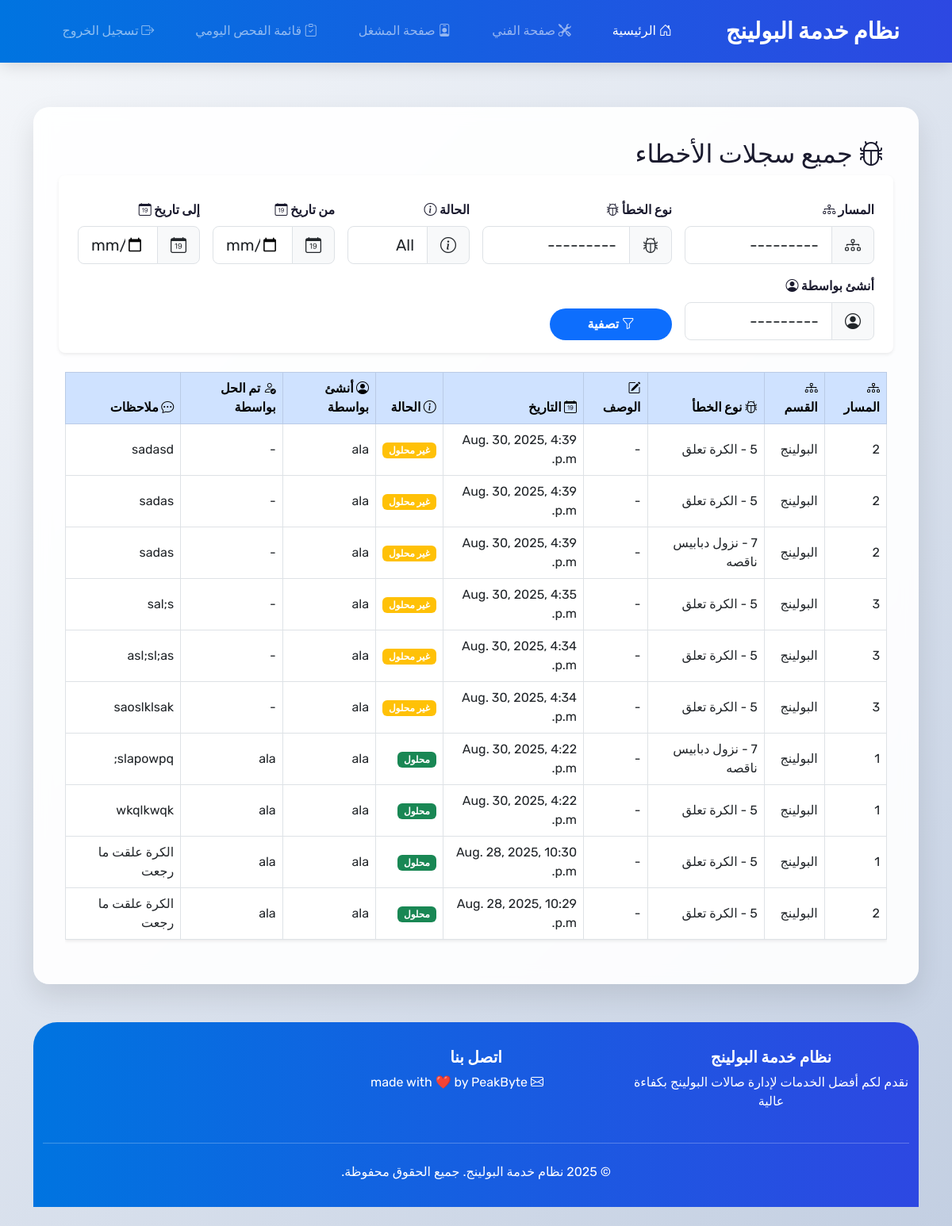
The app's page /app2/all_error_logs/ (signed in) with its own data.
### app1/models.py (models this page shows, shortened)
class ErrorLog(models.Model):
    lane = models.ForeignKey(Lane, on_delete=models.CASCADE)
    error = models.ForeignKey(Error, on_delete=models.CASCADE)
    date = models.DateField(auto_now_add=True)
    time = models.TimeField(auto_now_add=True)
    notes = models.TextField(blank=True, null=True)
    is_resolved = models.BooleanField(default=False)
    resolved_by = models.ForeignKey(User, on_delete=models.CASCADE, related_name='errors_resolved', blank=True, null=True)
    created_by = models.ForeignKey(User, on_delete=models.CASCADE, related_name='error_logs')
    created_at = models.DateTimeField(auto_now_add=True)
    updated_at = models.DateTimeField(auto_now=True)

class Lane(models.Model):
    section = models.ForeignKey(Section, on_delete=models.CASCADE)
    number = models.IntegerField()
    created_at = models.DateTimeField(auto_now_add=True)
    updated_at = models.DateTimeField(auto_now=True)
    def __str__(self):
        return f"Lane {self.number} in {self.section.name}"

class Section(models.Model):
    name = models.CharField(max_length=100)

class Error(models.Model):
    number = models.CharField(max_length=10)
    description = models.CharField(max_length=100)
    created_at = models.DateTimeField(auto_now_add=True)
    updated_at = models.DateTimeField(auto_now=True)
    def __str__(self):
        return f"Error {self.number}: {self.description}"

### app2/views.py (the view, shortened to what this page needs)
# urls.py: path('all_error_logs/', views.all_error_logs, name='all_error_logs'),
@login_required
def all_error_logs(request):
    from .forms import ErrorLogFilterForm
    if not maintenance_role(request):
        return redirect('home_genaric')
    form = ErrorLogFilterForm(request.GET or None)
    error_logs = ErrorLog.objects.all().order_by('-created_at')
    return render(request, 'all_error_logs.html', {'error_logs': error_logs, 'form': form})

### app2/forms.py
class ErrorLogFilterForm(forms.Form):
    lane = forms.ModelChoiceField(queryset=Lane.objects.all(), required=False, label='Lane', widget=forms.Select(attrs={'class': 'form-control'}))
    error = forms.ModelChoiceField(queryset=Error.objects.all(), required=False, label='Error Type', widget=forms.Select(attrs={'class': 'form-control'}))
    is_resolved = forms.ChoiceField(choices=[('', 'All'), ('True', 'Resolved'), ('False', 'Unresolved')], required=False, label='Status', widget=forms.Select(attrs={'class': 'form-control'}))
    date_from = forms.DateField(required=False, widget=forms.DateInput(attrs={'type': 'date', 'class': 'form-control'}), label='Date From')
    date_to = forms.DateField(required=False, widget=forms.DateInput(attrs={'type': 'date', 'class': 'form-control'}), label='Date To')
    created_by = forms.ModelChoiceField(queryset=User.objects.all(), required=False, label='Created By',  widget=forms.Select(attrs={'class': 'form-control'}))

### auth_management/permission.py (called while the page is built)
@login_required
def maintenance_role(request):
    print(request.META.get('HTTP_REFERER') and '/auth/login/' in request.META.get('HTTP_REFERER'))
    if request.user.groups.filter(name='Admin').exists() or request.user.groups.filter(name='Maintenance').exists():
        return True
    else:
        return False

### app2/templates/all_error_logs.html
{% extends 'base.html' %}
{% block content %}
<div dir="rtl">
<h2 class="wow mb-4"><i class="bi bi-bug me-1"></i> جميع سجلات الأخطاء</h2>
<form method="get" class="row g-3 p-3 bg-white rounded-3 shadow-sm align-items-end mb-4" style="max-width: 1100px;">
    <div class="col-12 col-md-3">
        <label class="form-label fw-bold mb-2">المسار <i class="bi bi-diagram-3 ms-1"></i></label>
        <div class="input-group input-group-lg flex-row-reverse">
            {{ form.lane }}
            <span class="input-group-text bg-light"><i class="bi bi-diagram-3"></i></span>
        </div>
    </div>
    <div class="col-12 col-md-3">
        <label class="form-label fw-bold mb-2">نوع الخطأ <i class="bi bi-bug ms-1"></i></label>
        <div class="input-group input-group-lg flex-row-reverse">
            {{ form.error }}
            <span class="input-group-text bg-light"><i class="bi bi-bug"></i></span>
        </div>
    </div>
    <div class="col-6 col-md-2">
        <label class="form-label fw-bold mb-2">الحالة <i class="bi bi-info-circle ms-1"></i></label>
        <div class="input-group input-group-lg flex-row-reverse">
            {{ form.is_resolved }}
            <span class="input-group-text bg-light"><i class="bi bi-info-circle"></i></span>
        </div>
    </div>
    <div class="col-6 col-md-2">
        <label class="form-label fw-bold mb-2">من تاريخ <i class="bi bi-calendar-date ms-1"></i></label>
        <div class="input-group input-group-lg flex-row-reverse">
            {{ form.date_from }}
            <span class="input-group-text bg-light"><i class="bi bi-calendar-date"></i></span>
        </div>
    </div>
    <div class="col-6 col-md-2">
        <label class="form-label fw-bold mb-2">إلى تاريخ <i class="bi bi-calendar-date ms-1"></i></label>
        <div class="input-group input-group-lg flex-row-reverse">
            {{ form.date_to }}
            <span class="input-group-text bg-light"><i class="bi bi-calendar-date"></i></span>
        </div>
    </div>
    <div class="col-12 col-md-3">
        <label class="form-label fw-bold mb-2">أنشئ بواسطة <i class="bi bi-person-circle ms-1"></i></label>
        <div class="input-group input-group-lg flex-row-reverse">
            {{ form.created_by }}
            <span class="input-group-text bg-light"><i class="bi bi-person-circle"></i></span>
        </div>
    </div>
    <div class="col-12 col-md-2 d-grid">
        <button type="submit" class="btn btn-primary fw-bold py-2"><i class="bi bi-funnel"></i> تصفية</button>
    </div>
</form>
{% if error_logs %}
    <div class="table-responsive">
        <table class="table table-bordered table-hover align-middle bg-white shadow-sm">
            <thead class="table-primary">
                <tr>
                    <th scope="col"><i class="bi bi-diagram-3"></i> المسار</th>
                    <th scope="col"><i class="bi bi-diagram-3"></i> القسم</th>
                    <th scope="col"><i class="bi bi-bug"></i> نوع الخطأ</th>
                    <th scope="col"><i class="bi bi-pencil-square"></i> الوصف</th>
                    <th scope="col"><i class="bi bi-calendar-date"></i> التاريخ</th>
                    <th scope="col"><i class="bi bi-info-circle"></i> الحالة</th>
                    <th scope="col"><i class="bi bi-person-circle"></i> أنشئ بواسطة</th>
                    <th scope="col"><i class="bi bi-person-check"></i> تم الحل بواسطة</th>
                    <th scope="col"><i class="bi bi-chat-dots"></i> ملاحظات</th>
                </tr>
            </thead>
            <tbody>
                {% for log in error_logs %}
                <tr>
                    <td>{{ log.lane.number }}</td>
                    <td>{{ log.lane.section.name }}</td>
                    <td>{{ log.error.number }} - {{ log.error.description }}</td>
                    <td>{{ log.description|default:"-" }}</td>
                    <td>{{ log.created_at }}</td>
                    <td>
                        <span class="badge {% if log.is_resolved %}bg-success{% else %}bg-warning{% endif %}">{{ log.is_resolved|yesno:"محلول,غير محلول" }}</span>
                    </td>
                    <td>{{ log.created_by.username|default:"-" }}</td>
                    <td>{% if log.is_resolved %}{{ log.resolved_by.username|default:"-" }}{% else %}-{% endif %}</td>
                    <td>{{ log.notes|default:"لا توجد ملاحظات" }}</td>
                </tr>
                {% endfor %}
            </tbody>
        </table>
    </div>
{% else %}
    <div class="alert alert-info mt-4 text-center"><i class="bi bi-info-circle me-1"></i> لم يتم العثور على سجلات أخطاء.</div>
{% endif %}
{% endblock %}

### records on screen
ErrorLog: lane.number "2", lane.section.name "البولينج", error.description "الكرة تعلق", description "-", created_at "Aug. 30, 2025, 4:39 p.m.", is_resolved "غير محلول", created_by.username "ala", notes "sadasd"
ErrorLog: lane.number "2", lane.section.name "البولينج", error.description "الكرة تعلق", description "-", created_at "Aug. 30, 2025, 4:39 p.m.", is_resolved "غير محلول", created_by.username "ala", notes "sadas"
ErrorLog: lane.number "2", lane.section.name "البولينج", error.description "نزول دبابيس ناقصه", description "-", created_at "Aug. 30, 2025, 4:39 p.m.", is_resolved "غير محلول", created_by.username "ala", notes "sadas"
ErrorLog: lane.number "3", lane.section.name "البولينج", error.description "الكرة تعلق", description "-", created_at "Aug. 30, 2025, 4:35 p.m.", is_resolved "غير محلول", created_by.username "ala", notes "sal;s"
ErrorLog: lane.number "3", lane.section.name "البولينج", error.description "الكرة تعلق", description "-", created_at "Aug. 30, 2025, 4:34 p.m.", is_resolved "غير محلول", created_by.username "ala", notes "asl;sl;as"
ErrorLog: lane.number "3", lane.section.name "البولينج", error.description "الكرة تعلق", description "-", created_at "Aug. 30, 2025, 4:34 p.m.", is_resolved "غير محلول", created_by.username "ala", notes "saoslklsak"
ErrorLog: lane.number "1", lane.section.name "البولينج", error.description "نزول دبابيس ناقصه", description "-", created_at "Aug. 30, 2025, 4:22 p.m.", is_resolved "محلول", created_by.username "ala", resolved_by.username "ala", notes "slapowpq;"
ErrorLog: lane.number "1", lane.section.name "البولينج", error.description "الكرة تعلق", description "-", created_at "Aug. 30, 2025, 4:22 p.m.", is_resolved "محلول", created_by.username "ala", resolved_by.username "ala", notes "wkqlkwqk"
ErrorLog: lane.number "1", lane.section.name "البولينج", error.description "الكرة تعلق", description "-", created_at "Aug. 28, 2025, 10:30 p.m.", is_resolved "محلول", created_by.username "ala", resolved_by.username "ala", notes "الكرة علقت ما رجعت"
ErrorLog: lane.number "2", lane.section.name "البولينج", error.description "الكرة تعلق", description "-", created_at "Aug. 28, 2025, 10:29 p.m.", is_resolved "محلول", created_by.username "ala", resolved_by.username "ala", notes "الكرة علقت ما رجعت"
